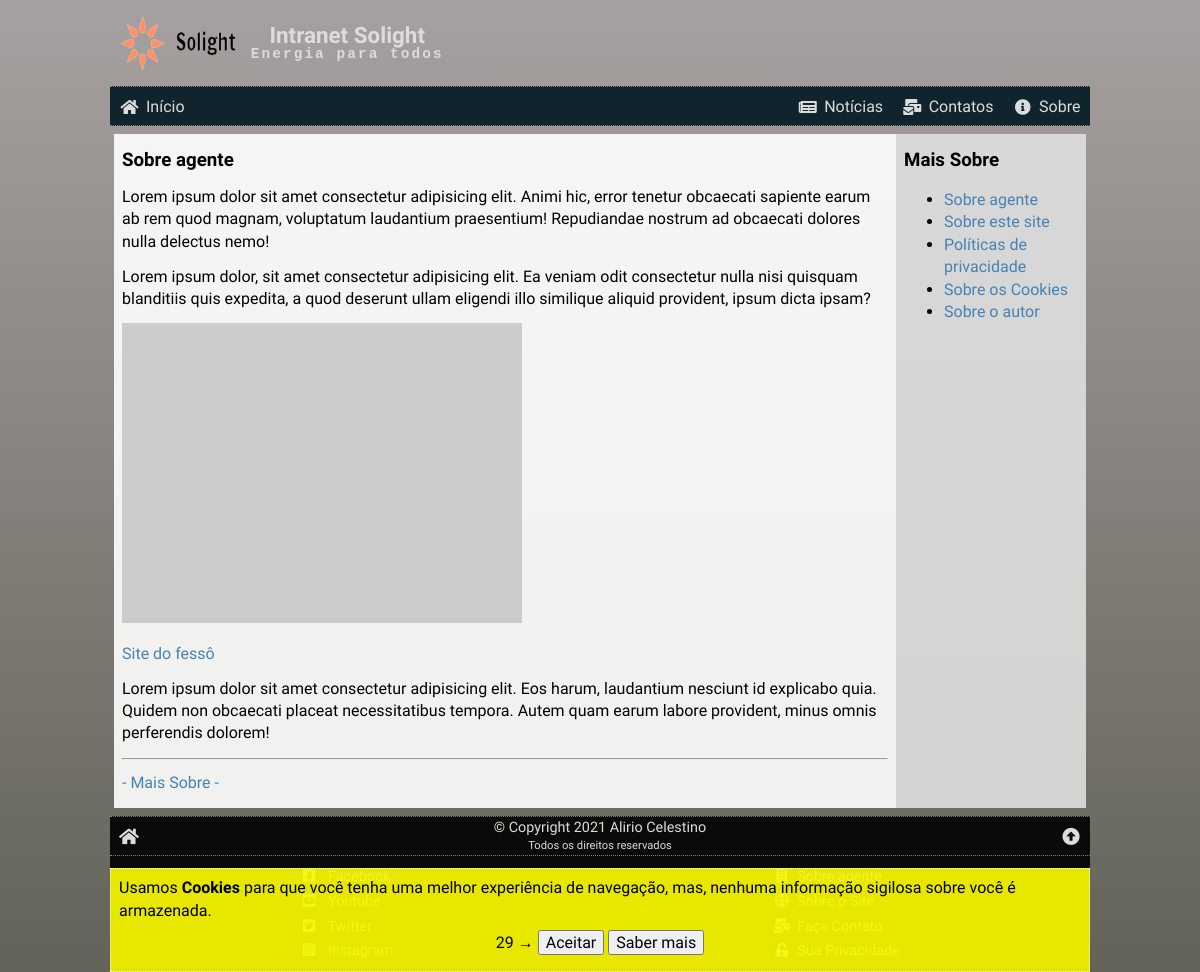
The app's page /sobre.php?id=1 with its own data.
### tables this page shows
CREATE TABLE about (
    id INT NOT NULL PRIMARY KEY AUTO_INCREMENT,
    slug VARCHAR(63) NOT NULL,
    last_update TIMESTAMP DEFAULT CURRENT_TIMESTAMP,
    image VARCHAR(255) NOT NULL,
    title VARCHAR(127) NOT NULL,
    preview VARCHAR(255) NOT NULL,
    text LONGTEXT NOT NULL,
    status ENUM ('ativo', 'inativo') DEFAULT 'ativo'
);

### sobre.php (the view, shortened to what this page needs)
<?php
require('./_config.php');
$aboutHTML = '';
$id = (isset($_GET['id'])) ? intval($_GET['id']) : 0;
if ($id == 0) {
    $aboutHTML = <<<HTML
<h2>Sobre</h2>
<p>Nesta seção você encontra diversas informações sobre agente:</p>
HTML;
    $sql = "SELECT `id`, `slug`, `image`, `title`, `preview`
        FROM `about`
        WHERE `status` = 'ativo'
        ORDER BY `id`;";
    $res = $conn->query($sql);
    while ($about = $res->fetch_assoc()) {
        $preview = str_ireplace('{{siteName}}', $_C['siteName'], $about['preview']);
        $aboutHTML .= <<<HTML
<div class="artigo" data-href="sobre.php?id={$about['id']}">
    <a href="sobre.php?id={$about['id']}">
        <img src="{$about['image']}" alt="{$about['title']}">
    </a>
    <div>
        <h3><a href="sobre.php?id={$about['id']}">{$about['title']}</a></h3>
        {$preview}
    </div>
</div>
HTML;
    }
} else {
    $sql = "SELECT * FROM `about` WHERE id = '{$id}' AND status = 'ativo';";
    $res = $conn->query($sql);
    $about = $res->fetch_assoc();
    $aboutHTML .= <<<HTML
<h3>{$about['title']}</h3>
{$about['text']}
<hr class="dotted">
<p class="center"><a href="./sobre.php">- Mais Sobre -</a></p>
HTML;
}
$sideBar = '<h3>Mais Sobre</h3><ul class="linklist">';
$sql = "SELECT `id`, `title` FROM about WHERE status = 'ativo' ORDER BY `id`";
$res = $conn->query($sql);
while ($link = $res->fetch_assoc()) {
    $sideBar .= <<<HTML
    <li><a href="sobre.php?id={$link['id']}">{$link['title']}</a></li>
HTML;
}
$sideBar .= '</ul>';
require('./_header.php');
?>
<article>
    <?php echo $aboutHTML ?>
</article>
<aside>
    <?php echo $sideBar ?>
</aside>
<?php
require('./_footer.php');
?>

### css/global.css (style rules this page uses)
* { box-sizing: border-box; outline: none; }
html, body { font-family: 'Grandstander', cursive; font-size: 16px; position: relative; width: 100%; height: 100%; padding: 0; margin: 0; line-height: 1.4; }
header, nav, main, article, aside, footer { display: block; }
h1, h2, h3, h4, h5, p { margin: .8rem 0; }
a { color: steelblue; text-decoration: none; transition: .2s; }
body { background-image: linear-gradient(rgb(167, 160, 160), rgb(99, 99, 89)); background-attachment: fixed; background-size: cover; background-position-x: left; }
article { background: rgba(255, 255, 255, .9); overflow: auto; margin-top: .5rem; padding: 0 .5rem; flex: 4; }
aside { background: rgba(223, 223, 223, .9); overflow: auto; margin-top: .5rem; padding: 0 .5rem; }
@media (min-width: 575px) { article { margin-left: .25rem; } }
@media (min-width: 575px) { aside { min-width: 190px; max-width: 190px; margin-right: .25rem; } }

### records on screen
about: title "Sobre agente", text "Lorem ipsum dolor sit amet consectetur adipisicing elit. Animi hic, error tenetur obcaecati sapiente earum ab rem quod magnam, voluptatum laudantium praesentium! Repudiandae nostrum ad obcaecati dolores nulla delectus nemo! Lorem ipsum dolor, sit amet consectetur adipisicing elit. Ea veniam odit consectetur nulla nisi quisquam blanditiis quis expedita, a quod deserunt ullam eligendi illo similique aliquid provident, ipsum dicta ipsam? Site do fessô Lorem ipsum dolor sit amet consectetur adipisicing elit. Eos harum, laudantium nesciunt id explicabo quia. Quidem non obcaecati placeat necessitatibus tempora. Autem quam earum labore provident, minus omnis perferendis dolorem!"
about: title "Sobre este site"
about: title "Políticas de privacidade"
about: title "Sobre os Cookies"
about: title "Sobre o autor"

### other values on screen
$_C['siteName'] "Solight"
$_C['siteSlogan'] "Energia para todos"
$_C['copyright'] "© Copyright 2021 Alirio Celestino"
